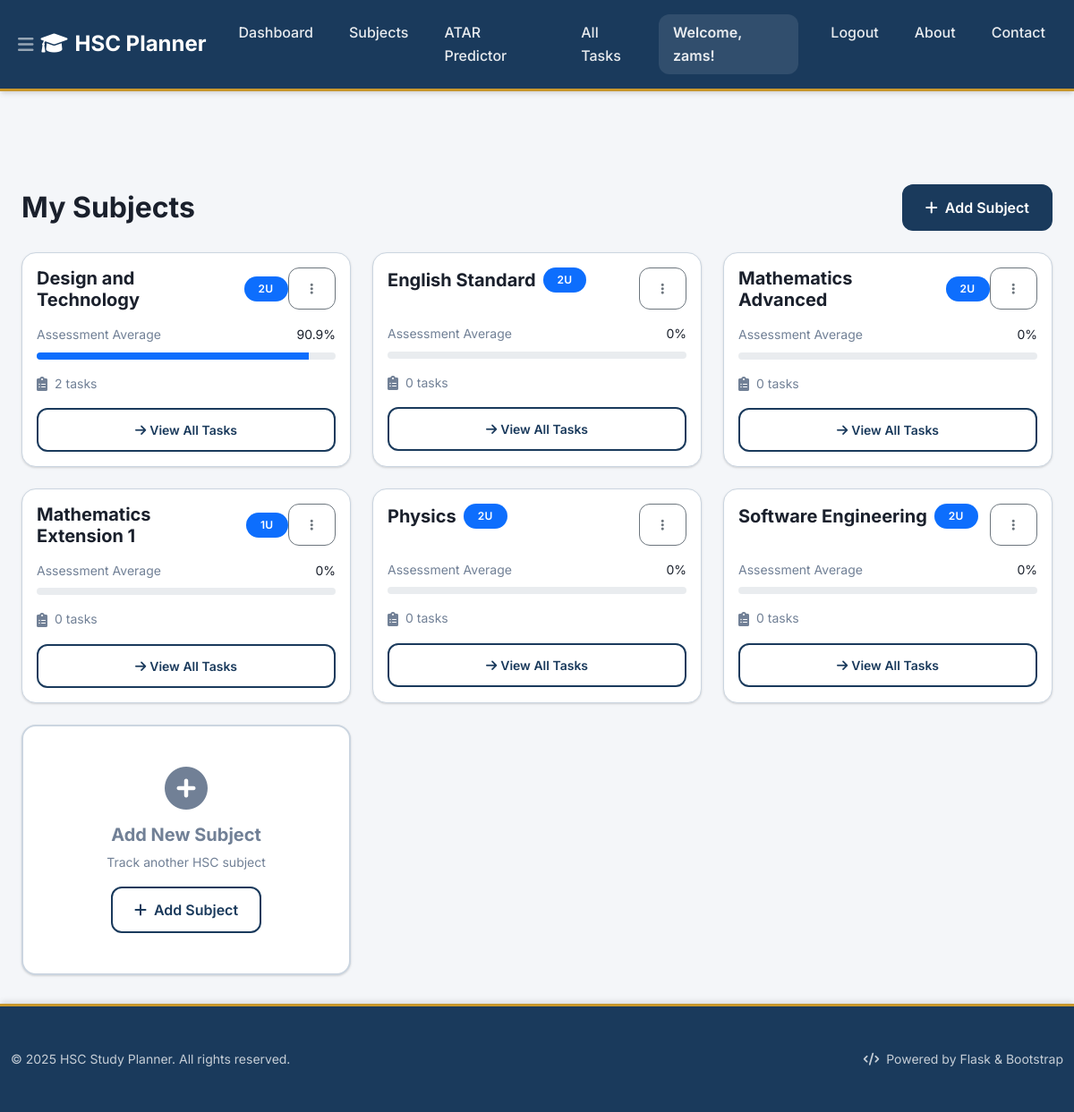
The app's page /subjects (signed in) with its own data.
### tables this page shows
CREATE TABLE users (
    id INTEGER PRIMARY KEY AUTOINCREMENT,
    username TEXT UNIQUE NOT NULL,
    password_hash TEXT NOT NULL,
    email TEXT UNIQUE NOT NULL
);

CREATE TABLE subjects (
                id INTEGER PRIMARY KEY AUTOINCREMENT,
                name TEXT NOT NULL,
                user_id INTEGER NOT NULL,
                units INTEGER NOT NULL DEFAULT 2,
                target_mark INTEGER,
                FOREIGN KEY (user_id) REFERENCES users (id),
                UNIQUE(user_id, name)
            );

### Task_Organiser/app.py (the view)
    @app.route('/subjects')
    @login_required
    def subjects():
        db = get_db()
        try:
            cursor = db.execute("PRAGMA table_info(subjects)")
            columns = [column[1] for column in cursor.fetchall()]
            if 'units' in columns and 'target_mark' in columns:
                subjects = db.execute('SELECT * FROM subjects WHERE user_id = ? ORDER BY name', (g.user['id'],)).fetchall()
            else:
                subjects = db.execute('SELECT id, name, user_id FROM subjects WHERE user_id = ? ORDER BY name', (g.user['id'],)).fetchall()
            subjects_list = []
            for subject in subjects:
                subject_dict = dict(subject)
                if 'units' not in subject_dict:
                    subject_dict['units'] = 2
                if 'target_mark' not in subject_dict:
                    subject_dict['target_mark'] = None
                if 'estimated_mark' not in subject_dict:
                    subject_dict['estimated_mark'] = 0
                assessment_results = db.execute('''
                    SELECT weight, raw_mark, max_mark
                    FROM assessment_results
                    WHERE subject_id = ? AND user_id = ?
                ''', (subject_dict['id'], g.user['id'])).fetchall()
                if assessment_results:
                    total_weighted_score = 0
                    total_weight = 0
                    for result in assessment_results:
                        percentage = (result['raw_mark'] / result['max_mark']) * 100 if result['max_mark'] > 0 else 0
                        weighted_score = percentage * (result['weight'] / 100)
                        total_weighted_score += weighted_score
                        total_weight += result['weight']
                    subject_dict['estimated_mark'] = round(total_weighted_score, 1) if total_weight > 0 else 0
                else:
                    subject_dict['estimated_mark'] = 0
                task_count = db.execute('SELECT COUNT(*) as count FROM tasks WHERE user_id = ? AND subject_id = ?',
                                    (g.user['id'], subject_dict['id'])).fetchone()
                subject_dict['task_count'] = task_count['count'] if task_count else 0
                subjects_list.append(subject_dict)
            return render_template('subjects.html', subjects=subjects_list)
        except Exception as e:
            return render_template('subjects.html', subjects=[])

### Task_Organiser/app.py (called while the page is built)
def login_required(view):
    @wraps(view)
    def wrapped_view(**kwargs):
        if g.user is None:
            return redirect(url_for('login'))
        return view(**kwargs)
    return wrapped_view

### Task_Organiser/db.py (called while the page is built)
def get_db():
    if 'db' not in g:
        database_path = current_app.config['DATABASE']
        g.db = sqlite3.connect(database_path)
        g.db.row_factory = sqlite3.Row
    return g.db

### Task_Organiser/templates/subjects.html (shortened to what this page needs)
{% extends 'base.html' %}
{% block content %}
<div class="container mt-5">
    <div class="d-flex justify-content-between align-items-center mb-4">
        <h2 class="mb-0 fw-bold">My Subjects</h2>
        <button class="btn btn-primary" data-bs-toggle="modal" data-bs-target="#addSubjectModal">
            <i class="fas fa-plus me-2"></i>Add Subject
        </button>
    </div>
    <div class="row g-3 g-md-4">
        {% if subjects %}
            {% for subject in subjects %}
            <div class="col-12 col-md-6 col-lg-4">
                <div class="card card-subject h-100">
                    <div class="card-body">
                        <div class="d-flex justify-content-between align-items-start mb-3">
                            <div class="d-flex align-items-center">
                                <h5 class="card-title fw-bold mb-0 me-2">{{ subject.name }}</h5>
                                <span class="badge bg-primary">{{ subject.units }}u</span>
                            </div>
                            <div class="dropdown">
                                <button class="btn btn-sm btn-outline-secondary" type="button" data-bs-toggle="dropdown">
                                    <i class="fas fa-ellipsis-v"></i>
                                </button>
                            </div>
                        </div>
                        <div class="mb-3">
                            <div class="d-flex justify-content-between align-items-center mb-2">
                                <small class="text-muted">Assessment Average</small>
                                <small class="fw-semibold">{{ subject.estimated_mark }}%</small>
                            </div>
                            <div class="progress" style="height: 8px;">
                                <div class="progress-bar bg-primary" role="progressbar"
                                     style="width: {{ subject.estimated_mark }}%"
                                     aria-valuenow="{{ subject.estimated_mark }}"
                                     aria-valuemin="0" aria-valuemax="100">
                                </div>
                            </div>
                        </div>
                        <div class="d-flex align-items-center text-muted">
                            <i class="fas fa-clipboard-list me-2"></i>
                            <small>{{ subject.task_count }} tasks</small>
                        </div>
                        <div class="mt-3">
                            <a href="{{ url_for('index') }}?subject_id={{ subject.id }}"
                               class="btn btn-outline-primary btn-sm w-100">
                                <i class="fas fa-arrow-right me-1"></i>View All Tasks
                            </a>
                        </div>
                    </div>
                </div>
            </div>
            {% endfor %}
        {% endif %}
        {% if subjects %}
        <div class="col-12 col-md-6 col-lg-4">
            <div class="card h-100 border-2 border-dashed" style="border-color: var(--border); min-height: 280px;">
                <div class="card-body d-flex flex-column justify-content-center align-items-center text-center">
                    <i class="fas fa-plus-circle text-muted mb-3" style="font-size: 3rem;"></i>
                    <h5 class="text-muted mb-2">Add New Subject</h5>
                    <p class="text-muted small mb-3">Track another HSC subject</p>
                    <button class="btn btn-outline-primary" data-bs-toggle="modal" data-bs-target="#addSubjectModal">
                        <i class="fas fa-plus me-2"></i>Add Subject
                    </button>
                </div>
            </div>
        </div>
        {% endif %}
    </div>
</div>
{% endblock %}

### Task_Organiser/templates/base.html (shortened to what this page needs)
<!DOCTYPE html>
<html lang="en">
<head>
    <link href="https://cdn.jsdelivr.net/npm/bootstrap@5.1.3/dist/css/bootstrap.min.css" rel="stylesheet">
    <link href="https://cdnjs.cloudflare.com/ajax/libs/font-awesome/6.0.0/css/all.min.css" rel="stylesheet">
</head>
<body>
    <nav class="navbar navbar-expand-lg navbar-dark">
        <div class="container">
            <button class="navbar-toggler" type="button" data-bs-toggle="collapse" data-bs-target="#navbarNav" aria-controls="navbarNav" aria-expanded="false" aria-label="Toggle navigation">
                <i class="fas fa-bars"></i>
            </button>
            <a class="navbar-brand" href="{{ url_for('index') }}">
                <i class="fas fa-graduation-cap me-2"></i>HSC Planner
            </a>
            <div class="collapse navbar-collapse" id="navbarNav">
                <ul class="navbar-nav me-auto">
                    <li class="nav-item">
                        <a class="nav-link" href="{{ url_for('index') }}">Dashboard</a>
                    </li>
                    <li class="nav-item">
                        <a class="nav-link" href="{{ url_for('subjects') }}">Subjects</a>
                    </li>
                    <li class="nav-item">
                        <a class="nav-link" href="{{ url_for('atar') }}">ATAR Predictor</a>
                    </li>
                    <li class="nav-item">
                        <a class="nav-link" href="{{ url_for('index') }}?view=all">All Tasks</a>
                    </li>
                </ul>
                <div class="navbar-nav ms-auto">
                    {% if g.user %}
                        <span class="navbar-text me-3">Welcome, {{ g.user.username }}!</span>
                        <a class="nav-link" href="{{ url_for('logout') }}" onclick="return confirm('Are you sure you want to logout?')">Logout</a>
                    {% else %}
                        <a class="nav-link" href="{{ url_for('login') }}">Login</a>
                        <a class="nav-link" href="{{ url_for('register') }}">Register</a>
                    {% endif %}
                    <a class="nav-link" href="{{ url_for('about') }}">About</a>
                    <a class="nav-link" href="{{ url_for('contact') }}">Contact</a>
                </div>
            </div>
        </div>
    </nav>
    <main class="container mt-4">
        {% block content %}{% endblock %}
    </main>
    <footer class="footer mt-auto">
        <div class="container py-2 py-md-3">
            <div class="row align-items-center">
                <div class="col-12 col-md-6">
                    <p class="mb-0 opacity-75 small">&copy; 2025 HSC Study Planner. All rights reserved.</p>
                </div>
                <div class="col-12 col-md-6 text-md-end">
                    <p class="mb-0 opacity-75 small">
                        <i class="fas fa-code me-1"></i>
                        Powered by Flask & Bootstrap
                    </p>
                </div>
            </div>
        </div>
    </footer>
</body>
</html>

### Task_Organiser/templates/base.html (style rules this page uses)
:root { --primary: #1a3a5c; --primary-light: #2c5282; --accent: #c8972b; --success: #276749; --danger: #9b2335; --warning: #d69e2e; --info: #3182ce; --bg: #f4f6f9; --card-bg: #ffffff; --text-primary: #1a202c; --text-secondary: #4a5568; --border: #cbd5e0; --text-muted: #718096; --shadow-sm: 0 1px 3px 0 rgba(0, 0, 0, 0.1), 0 1px 2px 0 rgba(0, 0, 0, 0.06); --shadow-md: 0 4px 6px -1px rgba(0, 0, 0, 0.1), 0 2px 4px -1px rgba(0, 0, 0, 0.06); --shadow-lg: 0 10px 15px -3px rgba(0, 0, 0, 0.1), 0 4px 6px -2px rgba(0, 0, 0, 0.05); --shadow-xl: 0 20px 25px -5px rgba(0, 0, 0, 0.1), 0 10px 10px -5px rgba(0, 0, 0, 0.04); --border-radius-sm: 0.5rem; --border-radius-md: 0.75rem; --border-radius-lg: 1rem; --border-radius-xl: 1.5rem; }
* { margin: 0; padding: 0; box-sizing: border-box; }
body { font-family: 'Inter', -apple-system, BlinkMacSystemFont, sans-serif; background: var(--bg); color: var(--text-primary); line-height: 1.6; min-height: 100vh; display: flex; flex-direction: column; }
.navbar { background: var(--primary); box-shadow: var(--shadow-md); border-bottom: 3px solid var(--accent); padding: 1rem 0; }
.navbar-brand { font-family: 'Inter', sans-serif; font-weight: 700; font-size: 1.5rem; color: white !important; }
.nav-link { font-weight: 500; color: rgba(255,255,255,0.9) !important; transition: all 0.3s ease; border-radius: var(--border-radius-md); margin: 0 0.25rem; padding: 0.5rem 1rem !important; }
.navbar-text { color: rgba(255,255,255,0.9) !important; font-weight: 600; background: rgba(255,255,255,0.1); padding: 0.5rem 1rem; border-radius: var(--border-radius-md); }
.card { border: 1px solid var(--border); border-radius: var(--border-radius-lg); box-shadow: var(--shadow-sm); transition: all 0.3s ease; background: var(--card-bg); }
.btn { font-weight: 600; border-radius: var(--border-radius-md); transition: all 0.3s ease; padding: 0.75rem 1.5rem; text-transform: none; letter-spacing: 0; }
.btn-primary { background: var(--primary); color: white; border: 2px solid var(--primary); }
.btn-outline-primary { background: transparent; color: var(--primary); border: 2px solid var(--primary); }
.badge { font-weight: 600; padding: 0.5rem 1rem; border-radius: var(--border-radius-xl); text-transform: uppercase; letter-spacing: 0.025em; font-size: 0.75rem; }
h1, h2, h3, h4, h5, h6 { font-weight: 700; color: var(--text-primary); margin-bottom: 1rem; }
h2 { font-size: 2rem; }
h5 { font-size: 1.25rem; }
.text-muted { color: var(--text-muted) !important; }
footer { background: var(--primary); color: white; border-top: 3px solid var(--accent); padding: 2rem 0; margin-top: auto; box-shadow: 0 -4px 6px -1px rgba(0, 0, 0, 0.1); }
main.container { padding-top: 2rem; padding-bottom: 2rem; flex: 1; }
.navbar-toggler { border: none; padding: 0.5rem; color: white; font-size: 1.25rem; display: flex !important; }
@media (max-width: 1200px) { .container { max-width: 100%; } }

### records on screen
users: user.username "zams"
subjects: name "Design and Technology", units "2", estimated_mark "90.9", task_count "2"
subjects: name "English Standard", units "2", estimated_mark "0", task_count "0"
subjects: name "Mathematics Advanced", units "2", estimated_mark "0", task_count "0"
subjects: name "Mathematics Extension 1", units "1", estimated_mark "0", task_count "0"
subjects: name "Physics", units "2", estimated_mark "0", task_count "0"
subjects: name "Software Engineering", units "2", estimated_mark "0", task_count "0"
